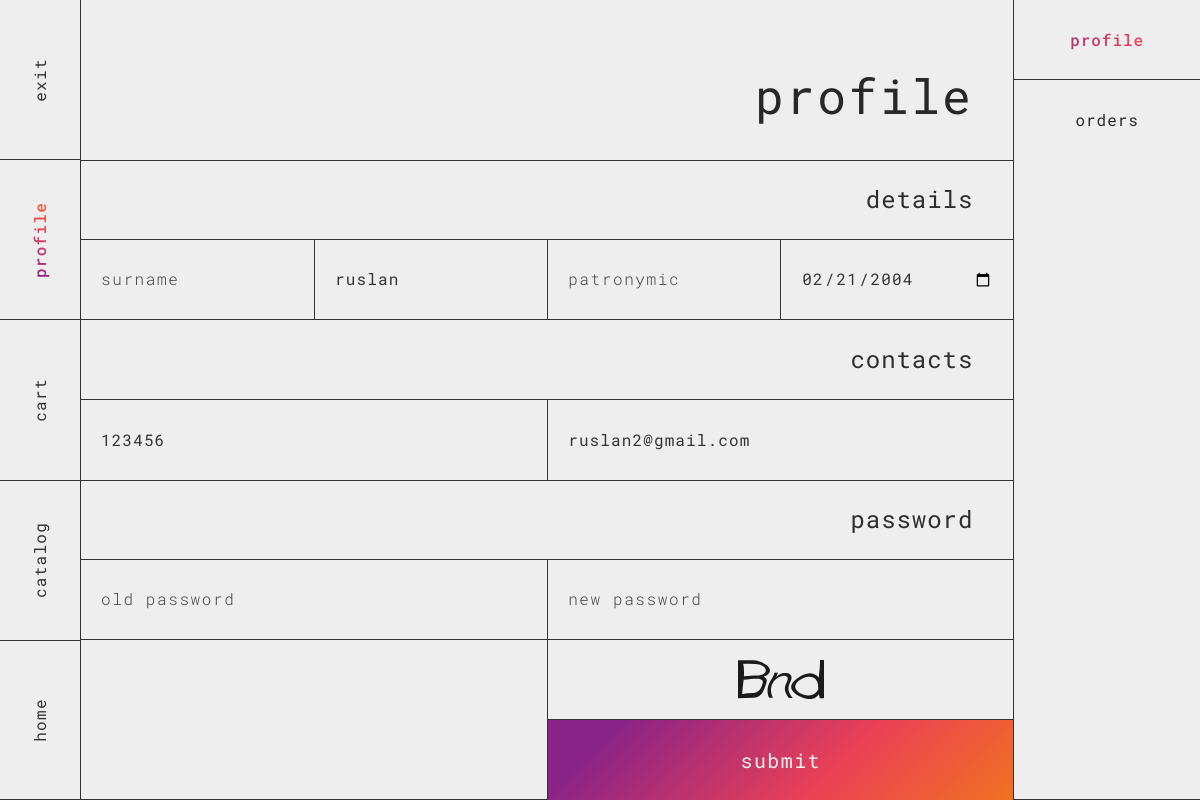
The app's page /?page=profile (signed in) with its own data.
### tables this page shows
CREATE TABLE `benedi_users` (
  `id` int(11) NOT NULL,
  `lastname` varchar(100) DEFAULT NULL,
  `name` varchar(100) NOT NULL,
  `patronymic` varchar(100) DEFAULT NULL,
  `birthday` date DEFAULT NULL,
  `phone` int(11) DEFAULT NULL,
  `email` varchar(100) NOT NULL,
  `password` varchar(100) NOT NULL,
  `role` int(11) NOT NULL DEFAULT '1'
);

### include/pages/profile.php (the view, shortened to what this page needs)
<section class="profile">
    <div class="profile__content">
        <nav class="profile__nav main__nav nav">
            <? include('include/nav.php') ?>
        </nav>
        <div class="profile__inner">
            <h1 class="profile__title">profile</h1>
            <form action="#" method="post" name="edit" class="profile__form">
                <h4 class="profile__subtitle">details</h4>
                <label for="" class="profile__label">
                    <input
                        type="text"
                        class="profile__input"
                        placeholder="surname"
                        name="lastname"
                        value="<? if(isset($lastname)) echo $lastname;
                                    elseif(!empty($loggedUser['lastname'])) echo $loggedUser['lastname']; ?>">
                    <input
                        type="text"
                        class="profile__input"
                        placeholder="name"
                        name="name"
                        value="<? if(isset($name)) echo $name;
                                    elseif(!empty($loggedUser['name'])) echo $loggedUser['name']; ?>">
                    <input
                        type="text"
                        class="profile__input"
                        placeholder="patronymic"
                        name="patronymic"
                        value="<? if(isset($patronymic)) echo $patronymic;
                                    elseif(!empty($loggedUser['patronymic'])) echo $loggedUser['patronymic']; ?>">
                    <input
                        type="date"
                        class="profile__input"
                        name="birthday"
                        value="<? if(isset($birthday)) echo date('Y-m-d', strtotime($birthday));
                                    elseif(!empty($loggedUser['birthday'])) echo $loggedUser['birthday']; ?>">
                </label>
                <h4 class="profile__subtitle">contacts</h4>
                <label for="" class="profile__label">
                    <input
                        type="text"
                        class="profile__input"
                        placeholder="phone"
                        name="phone"
                        value="<? if(isset($phone)) echo $phone;
                                    elseif(isset($loggedUser)) echo $loggedUser['phone']; ?>">
                    <input
                        type="text"
                        class="profile__input"
                        placeholder="email"
                        name="email"
                        value="<? if(isset($email)) echo $email;
                                    elseif(isset($loggedUser)) echo $loggedUser['email']; ?>">
                </label>
                <h4 class="profile__subtitle">password</h4>
                <label for="" class="profile__label">
                    <input type="password" class="profile__input" placeholder="old password" name="oldPassword">
                    <input type="password" class="profile__input" placeholder="new password" name="newPassword">
                </label>
                <div class="profile__bottom">
                    <div class="profile__errors">
                    </div>
                    <div class="profile__right">
                        <div class="profile__logo logo">
                            <img src="assets/img/common/logo.svg" alt="logo">
                        </div>
                        <input type="submit" class="profile__input profile__button" name="edit" value="submit">
                    </div>
                </div>
            </form>
        </div>
        <div class="profile__navigation">
            <a href="?page=profile" class="profile__point <? if($_GET['page'] == 'profile') echo 'active'?>">profile</a>
            <a href="?page=orders" class="profile__point <? if($_GET['page'] == 'orders') echo 'active'?>">orders</a>
        </div>
    </div>
</section>

### assets/css/style.css (style rules this page uses)
:root { --bg-color: #eee; --text-color: #333; --gradient-first: #8a2387; --gradient-second: #e94057; --gradient-third: #f27121; --gradient-color: linear-gradient(135.57deg, var(--gradient-first) 13.73%, var(--gradient-second) 60.77%, var(--gradient-third) 100%); }
html { scroll-behavior: smooth; }
html, body { background: var(--bg-color); font-family: 'Roboto Mono'; }
* { color: var(--text-color); }
main section { border-bottom: 1px solid var(--text-color); }
main section:first-child { flex: 1 1 auto; }
.active { font-weight: 500; background: var(--gradient-color); -webkit-background-clip: text; -webkit-text-fill-color: transparent; }
h1 { font-size: 48px; letter-spacing: 0.05em; color: #282828; }
h2, h3, h4, h5, h6 { color: #2E2E2E; letter-spacing: 0.04em; }
h4 { font-size: 24px; line-height: 140%; }
.nav { display: grid; }
.main__nav { display: grid; height: 100svh; }
.profile { height: 100svh; }
.profile__content { display: grid; grid-template-columns: 80px 5fr 1fr; }
.profile__inner { border-left: 1px solid var(--text-color); display: grid; grid-template-rows: 1fr 4fr; }
.profile__title { display: grid; align-content: end; justify-content: end; padding: 40px; }
.profile__form { display: grid; grid-template-rows: repeat(8, 1fr); }
.profile__form > * { border-bottom: 1px solid var(--text-color); }
.profile__form > *:nth-child(4) { border: 0; }
.profile__form > *:last-child { border: 0; }
.profile__subtitle { display: grid; align-content: center; justify-content: end; padding: 0 40px; border-top: 1px solid var(--text-color) }
.profile__subtitle:nth-of-type(2) { border-top: 0; }
.profile__label { display: grid; grid-template-columns: repeat(auto-fit, minmax(25%, 1fr)); }
.profile__label > .profile__input:first-child { border: 0; }
.profile__input { border-left: 1px solid var(--text-color); background: transparent; font-weight: 400; font-size: 16px; line-height: 140%; letter-spacing: 0.07em; padding: 20px; }
.profile__input::placeholder { font-weight: 300; font-size: 16px; letter-spacing: 0.1em; color: #444; }
.profile__bottom { display: grid; grid-template-columns: repeat(2, 1fr); grid-row: 7 / 9; }
.profile__errors { padding: 20px; display: grid; grid-template-columns: repeat(2, 1fr); grid-auto-rows: min-content; }
.profile__right { display: grid; grid-template-rows: repeat(2, 1fr); border-left: 1px solid var(--text-color); }
.profile__logo { display: grid; align-content: center; justify-content: center; border-bottom: 1px solid var(--text-color); }
.profile__logo img { max-width: 86px; }
.profile__button { background: var(--gradient-color); border: 0; font-size: 20px; letter-spacing: 0.07em; color: #eee; }
.profile__navigation { border-left: 1px solid var(--text-color); display: grid; grid-template-rows: repeat(10, 1fr); }
.profile__navigation > * { border-bottom: 1px solid var(--text-color); }
.profile__point { display: grid; align-content: center; justify-content: center; letter-spacing: 0.06em; color: #292929; }
.profile__point:nth-child(2) { border: 0; }

### assets/css/default.css (style rules this page uses)
* { border: 0; padding: 0; margin: 0; outline: none; text-decoration: none; }
*, *::before, *::after { -webkit-box-sizing: border-box; -moz-box-sizing: border-box; box-sizing: border-box; }
input, textarea, button { font-family: inherit; }
input[type="submit"] { cursor: pointer; }
html, body { width: 100%; height: 100%; font-size: 100%; font-size: 16px; line-height: 1; font-weight: 400; }
a { display: inline-block; }
h1, h2, h3, h4, h5, h6 { font-family: inherit; font-weight: 400; }
nav, footer, header, aside { display: block; }
img { vertical-align: top; }

### records on screen
benedi_users: name "ruslan", birthday "02/21/2004", phone "123456", email "ruslan2@gmail.com"
